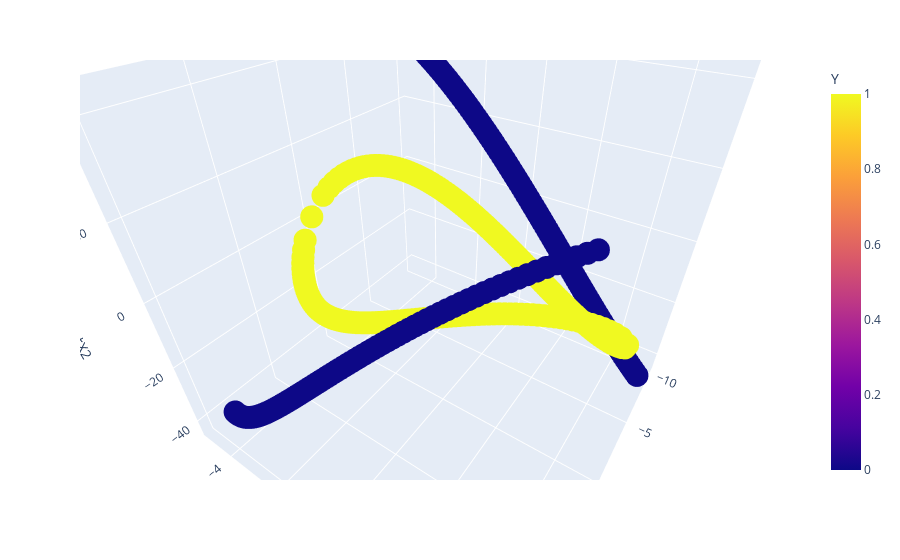

The code cell stored with this chart in its notebook:
### Code cell
import plotly.express as px

fig = px.scatter_3d(df, x='X1', y='X2', z='X1*X2',
              color='Y')
fig.show()

### Figure 1 — Plotly figure (JSON) as saved in the notebook; plotly's stock layout.template omitted (floating-point values rounded to 4 significant figures; data arrays with more than 128 entries replaced by an {"elided": "..."} marker saying what was removed)
{"data": [{"hovertemplate": "X1=%{x}<br>X2=%{y}<br>X1*X2=%{z}<br>Y=%{marker.color}<extra></extra>", "legendgroup": "", "marker": {"color": {"elided": "400 int values"}, "coloraxis": "coloraxis", "symbol": "circle"}, "mode": "markers", "name": "", "scene": "scene", "showlegend": false, "type": "scatter3d", "x": {"elided": "400 float values"}, "y": {"elided": "400 float values"}, "z": {"elided": "400 float values"}}], "layout": {"autosize": true, "coloraxis": {"colorbar": {"title": {"text": "Y"}}, "colorscale": [[0, "#0d0887"], [0.1111, "#46039f"], [0.2222, "#7201a8"], [0.3333, "#9c179e"], [0.4444, "#bd3786"], [0.5556, "#d8576b"], [0.6667, "#ed7953"], [0.7778, "#fb9f3a"], [0.8889, "#fdca26"], [1, "#f0f921"]]}, "legend": {"tracegroupgap": 0}, "margin": {"t": 60}, "scene": {"aspectmode": "auto", "aspectratio": {"x": 1, "y": 1, "z": 1}, "camera": {"center": {"x": 0, "y": 0, "z": 0}, "eye": {"x": 0.8526, "y": 0.5821, "z": 0.7625}, "projection": {"type": "perspective"}, "up": {"x": 0, "y": 0, "z": 1}}, "domain": {"x": [0, 1], "y": [0, 1]}, "xaxis": {"title": {"text": "X1"}, "type": "linear"}, "yaxis": {"title": {"text": "X2"}, "type": "linear"}, "zaxis": {"title": {"text": "X1*X2"}, "type": "linear"}}}}
